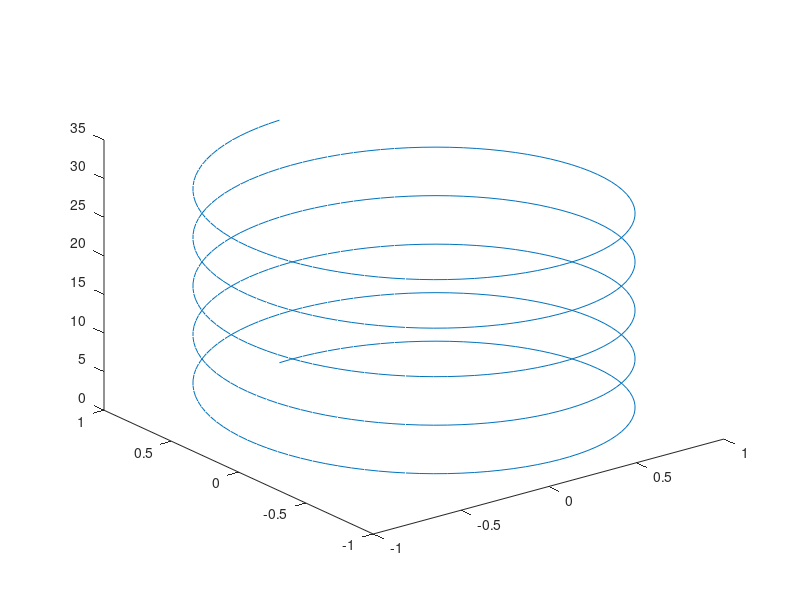

MATLAB code for this plot:
% @author: Armando Salazar
% @date: 05-11-23

clc, clear

t = 0:pi/50:10*pi;
st=sin(t);
ct=cos(t);
plot3(st,ct,t);
plot3(st,ct,t);